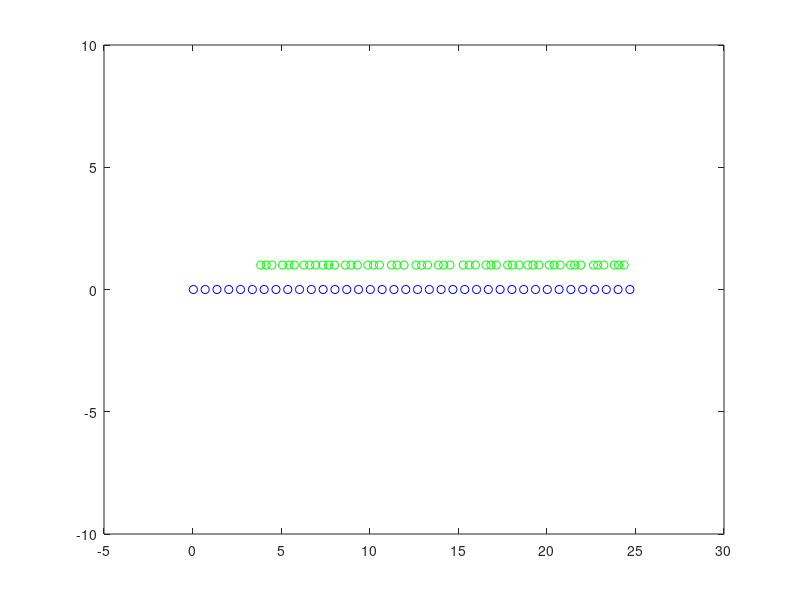
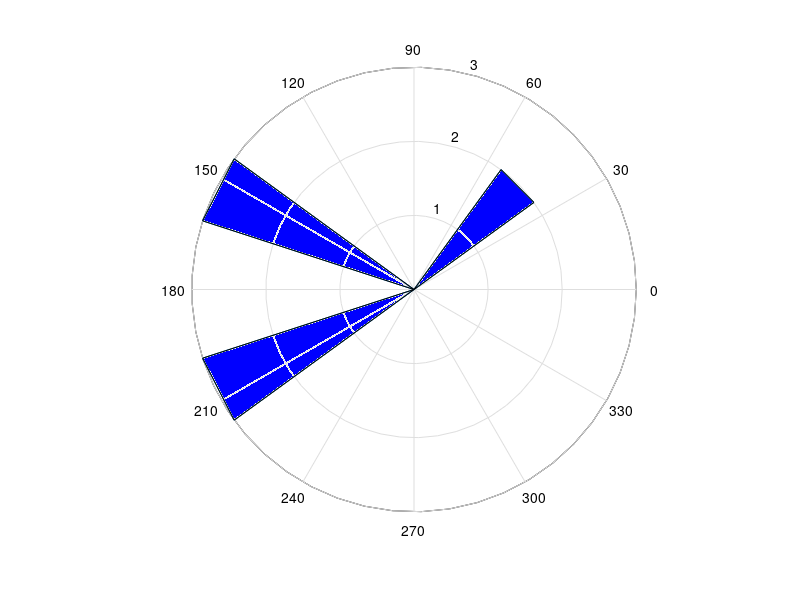
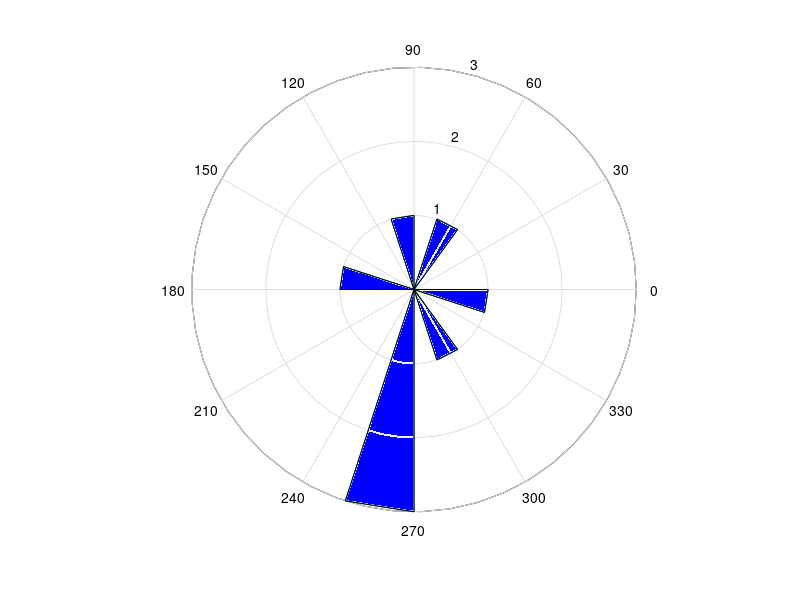

Source code (MATLAB) for these figures, in order: (Note: this script raises an error after producing the figures.)
load('choc_beats_regroup.mat')

subj=fieldnames(choc_beats_regroup);
type=fieldnames(choc_beats_regroup.(subj{1}).(phrases{1}));
globals=[];

for i=1:length(subj)
    choc_beats_regroup.(subj{i}) = rmfield(choc_beats_regroup.(subj{i}), 'phr01'); %removes phrase 1 from struct, fills with zeros?
end

phrases=fieldnames(choc_beats_regroup.(subj{1}));

x=choc_beats_regroup.(subj{10}).(phrases{1}).(type{2}); %type 2 = metronome
y1=zeros(length(choc_beats_regroup.(subj{10}).(phrases{1}).(type{2})),1);
z=choc_beats_regroup.(subj{10}).(phrases{1}).(type{1}); %type 1 = speech beats
y2=ones(length(choc_beats_regroup.(subj{10}).(phrases{1}).(type{1})),1);
%plotting metronome beats with the speech beats

figure(1)
plot(x,y1,'bo',z,y2,'go')
axis([-5 30 -10 10])

firstvect=choc_beats_regroup.(subj{1}).(phrases{1}).(type{2});  %metronome beats
newvect1=firstvect(8:2:end); %every other metronome beat, starting at 8th...aka should line up with first syllable
newvect2=firstvect(9:2:end); %the remaining metronome beats...aka should line up with third syllable

asynch1=[];
asynch2=[];
for j=1:length(choc_beats_regroup.(subj{1}).(phrases{1}).(type{4}).a) %nuclear synchrony, all the first syllables
    if abs(choc_beats_regroup.(subj{1}).(phrases{1}).(type{4}).a(j)-newvect1(j))<0.666 && abs(choc_beats_regroup.(subj{1}).(phrases{1}).(type{4}).c(j)-newvect2(j))<0.666
        %if the difference in time between the first syllable and
        %corresponding metronome beat and the third syllable and its
        %corresponding metronome beat is less than 0.666 sec
        asynch1=vertcat(asynch1,abs(choc_beats_regroup.(subj{1}).(phrases{1}).(type{4}).a(j)-newvect1(j)));  %difference between first syllable and metronome
        asynch2=vertcat(asynch2,abs(choc_beats_regroup.(subj{1}).(phrases{1}).(type{4}).c(j)-newvect2(j))); %difference in time between thid syllable and metronome
    end
end
    
phase1=asynch1./0.666; %first syllable
phase2=asynch2./0.666; %third syllable

figure(2)
h1=rose((phase1*2*pi));
x1 = get(h1,'Xdata');
y1 = get(h1,'Ydata');
g1=patch(x1,y1,'b');
figure(3)
h2=rose((phase2*2*pi));
x2 = get(h2,'Xdata');
y2 = get(h2,'Ydata');
g2=patch(x2,y2,'b');


circvect1=circ_r((2*pi*phase1),[],[],1)
circvect2=circ_r((2*pi*phase2),[],[],1)

save 'choc_beats_regroup.mat'

